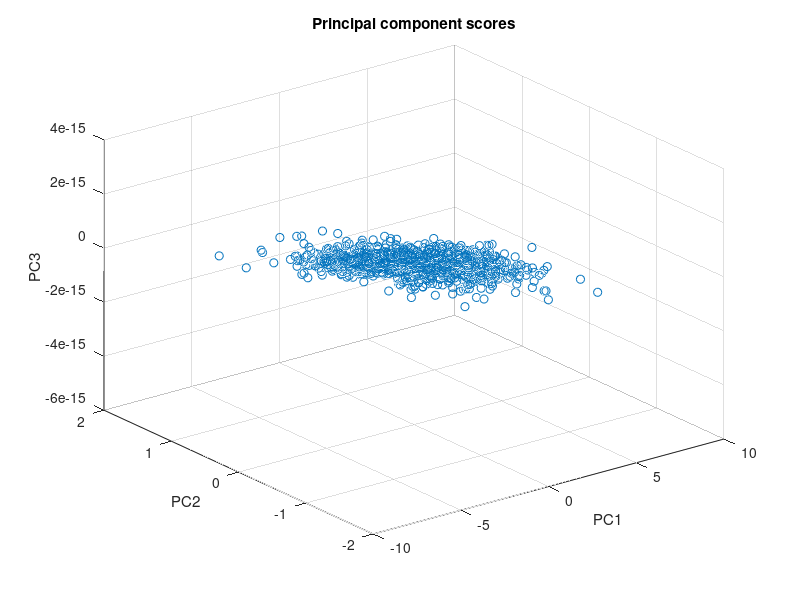
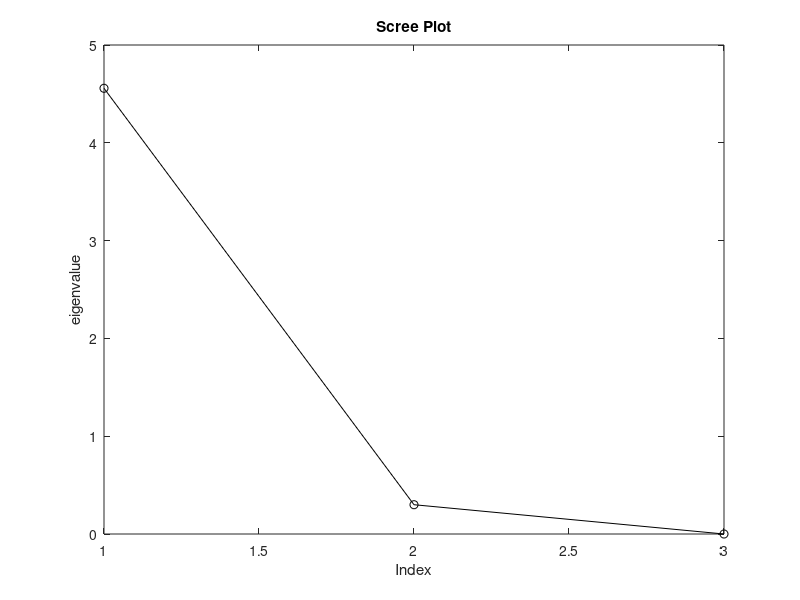
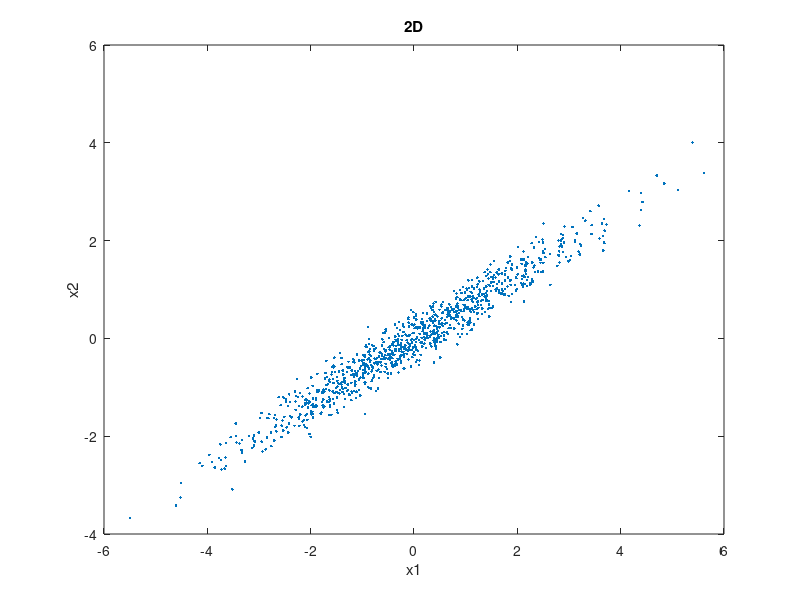
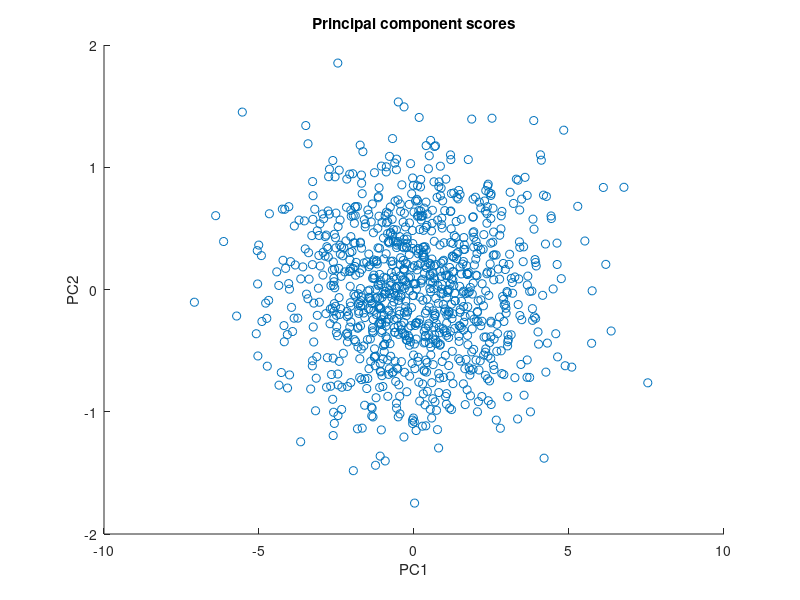

These charts were generated, in order, by the following MATLAB code:
% Vasia Zarkadoula
% Data Analysis 2020
% Chapter 6 Excerise 1
% Principal component analysis (pca)

clc;
clear;

mu = [0 0];
sigma = [1 0; 0 4];
w = [0.2 0.8; 0.4 0.5; 0.7 0.3];
n = 1000;

x2d = mvnrnd(mu,sigma,n);
x3d = x2d*w';
xCentered = x3d - mean(x3d);

% a) eigenvalues, eigenvectors and pca scores

covX = cov(xCentered);
[eigenvectors,eigenvalues] = eig(covX);
eigenvalues = diag(eigenvalues);
[eigenvalues,ind] = sort(eigenvalues,'descend');
eigenvectors = eigenvectors(:, ind);

score3d = xCentered*eigenvectors;

figure(1)
scatter3(score3d(:,1),score3d(:,2),score3d(:,3))
xlabel('PC1')
ylabel('PC2')
zlabel('PC3')
title('Principal component scores')

%--------------------------------------------------------------------------

% b) scree plot

figure(2)
plot(1:length(eigenvalues),eigenvalues,'ko-');
title('Scree Plot')
xlabel('Index')
ylabel('eigenvalue')

%--------------------------------------------------------------------------

% c) Initial data in 2d plot and 2d PCA components
 
figure(3)
plot(x3d(:,1),x3d(:,2),'.')
xlabel('x1')
ylabel('x2')
title('2D')

figure(4)
score2d = xCentered*eigenvectors(:,1:2);
scatter(score2d(:,1),score2d(:,2))
xlabel('PC1')
ylabel('PC2')
title('Principal component scores')


